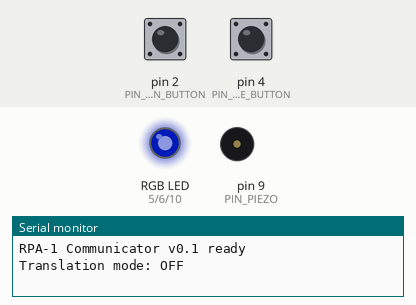
Recording of a sketch running on a simulated Arduino Uno, built with avr-gcc and run on an emulated ATmega328P. Parts: an RGB LED mixed from three pins (HIGH = lit), buzzer (waves = sounding), the last lines printed to the serial monitor. The inputs (shaded band) are chosen by the test bench; at power-on: pin 2 (PIN_TRANSLATION_BUTTON) HIGH, pin 4 (PIN_PHRASE_BUTTON) HIGH. Dim RGB values are drawn brighter than linear.

Above: at 1.2 s.
1.3 s: pin 2 (PIN_TRANSLATION_BUTTON) pulled LOW for 0.15 s
At 2.3 s:
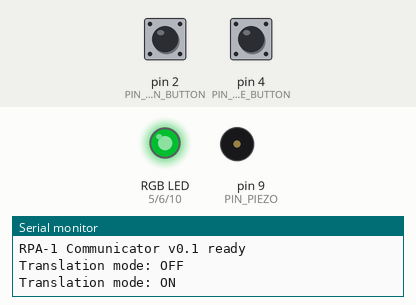
3.0 s: pin 4 (PIN_PHRASE_BUTTON) pulled LOW for 0.15 s
At 3.27 s:
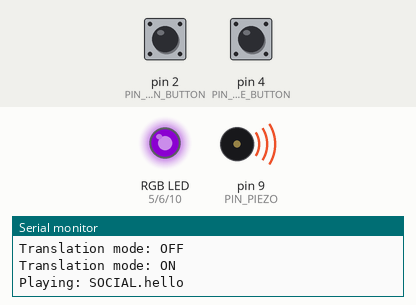
4.6 s: pin 4 (PIN_PHRASE_BUTTON) pulled LOW for 1 s
At 5.3 s:
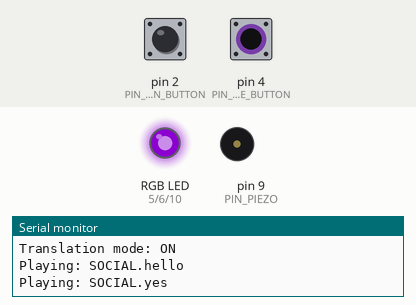
7.1 s: pin 2 (PIN_TRANSLATION_BUTTON) pulled LOW for 1 s
At 7.9 s:
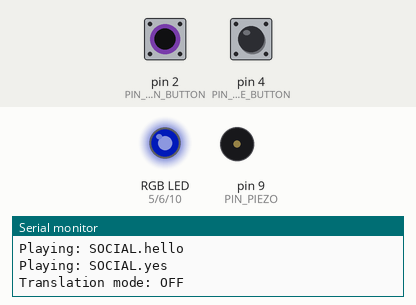
9.6 s: pin 2 (PIN_TRANSLATION_BUTTON) pulled LOW for 3.2 s
At 10.9 s:
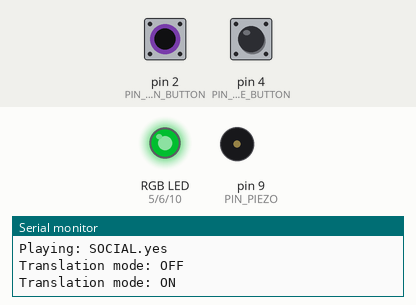
14.3 s: pin 4 (PIN_PHRASE_BUTTON) pulsed LOW 2 times (0.12 s each, 0.3 s apart)
At 14.56 s:
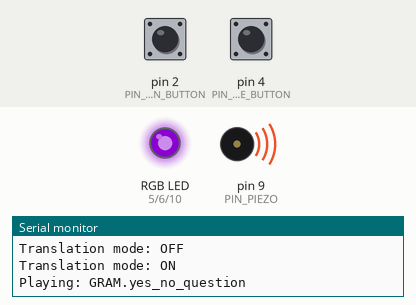
Timing chart, 0 to 17.3 s (numbered marks = the images above; inputs shaded):
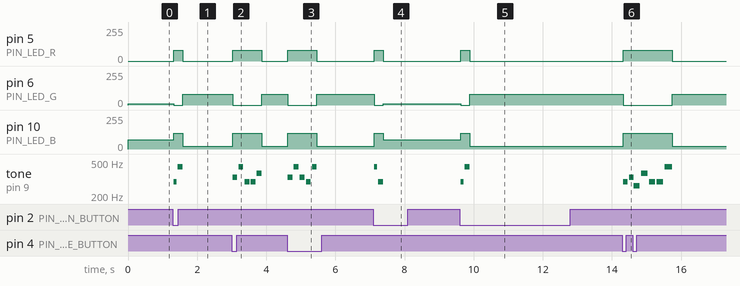

Measured:
- after the input at 1.3 s, pin 5 (PIN_LED_R): 0/255 → 80/255 at once, → 0/255 0.26 s later; pin 6 (PIN_LED_G): 10/255 → 0/255 at once, → 80/255 0.26 s later; pin 10 (PIN_LED_B): 70/255 → 120/255 at once, → 20/255 0.26 s later; tone on pin 9 (PIN_PIEZO): silent → 294 Hz at once, → silent 0.09 s later, → 440 Hz 0.03 s later, → silent 0.14 s later
- after the input at 3.0 s, pin 5 (PIN_LED_R): 0/255 → 80/255 at once, → 0/255 0.84 s later; pin 6 (PIN_LED_G): 80/255 → 0/255 at once, → 80/255 0.84 s later
- after the input at 4.6 s, pin 5 (PIN_LED_R): 0/255 → 80/255 at once, → 0/255 0.84 s later; pin 6 (PIN_LED_G): 80/255 → 0/255 at once, → 80/255 0.84 s later
- after the input at 7.1 s, pin 5 (PIN_LED_R): 0/255 → 80/255 at once, → 0/255 0.26 s later; pin 6 (PIN_LED_G): 80/255 → 0/255 at once, → 10/255 0.26 s later; pin 10 (PIN_LED_B): 20/255 → 120/255 at once, → 70/255 0.26 s later; tone on pin 9 (PIN_PIEZO): silent → 440 Hz at once, → silent 0.09 s later, → 294 Hz 0.03 s later, → silent 0.14 s later
- after the input at 9.6 s, pin 5 (PIN_LED_R): 0/255 → 80/255 at once, → 0/255 0.26 s later; pin 6 (PIN_LED_G): 10/255 → 0/255 at once, → 80/255 0.26 s later; pin 10 (PIN_LED_B): 70/255 → 120/255 at once, → 20/255 0.26 s later; tone on pin 9 (PIN_PIEZO): silent → 294 Hz at once, → silent 0.09 s later, → 440 Hz 0.03 s later, → silent 0.14 s later
- after the input at 14.3 s, pin 5 (PIN_LED_R): 0/255 → 80/255 at once, → 0/255 1.4 s later; pin 6 (PIN_LED_G): 80/255 → 0/255 at once, → 80/255 1.4 s later

The sketch:

communicator_v0_1.ino
```cpp
// RPA-1 Rocky Communication Core v0.1
// Target: Arduino Uno/Nano-class board, passive piezo, common-cathode RGB LED.
// Safety: USB/5 V logic only. Do not connect motors or a loud speaker directly.

#include <Arduino.h>

constexpr uint8_t PIN_TRANSLATION_BUTTON = 2;
constexpr uint8_t PIN_PHRASE_BUTTON = 4;
constexpr uint8_t PIN_LED_R = 5;
constexpr uint8_t PIN_LED_G = 6;
constexpr uint8_t PIN_LED_B = 10;
constexpr uint8_t PIN_PIEZO = 9;

constexpr uint16_t NOTE_C4 = 262;
constexpr uint16_t NOTE_D4 = 294;
constexpr uint16_t NOTE_E4 = 330;
constexpr uint16_t NOTE_FS4 = 370;
constexpr uint16_t NOTE_A4 = 440;

constexpr uint16_t TOKEN_NOTE_MS = 140;
constexpr uint16_t TOKEN_GAP_MS = 35;

struct Step {
  uint16_t frequencyHz;
  uint16_t durationMs;
  uint16_t gapMs;
};

// CSP-1 token sequences from language/specification/csp_v0_1.yaml.
const Step PHRASE_HELLO[] = {
    {NOTE_E4, TOKEN_NOTE_MS, TOKEN_GAP_MS},
    {NOTE_A4, TOKEN_NOTE_MS, TOKEN_GAP_MS},
    {NOTE_D4, TOKEN_NOTE_MS, TOKEN_GAP_MS},
    {NOTE_D4, TOKEN_NOTE_MS, TOKEN_GAP_MS},
    {NOTE_FS4, TOKEN_NOTE_MS, 120},
};

const Step PHRASE_YES[] = {
    {NOTE_E4, TOKEN_NOTE_MS, TOKEN_GAP_MS},
    {NOTE_A4, TOKEN_NOTE_MS, TOKEN_GAP_MS},
    {NOTE_E4, TOKEN_NOTE_MS, TOKEN_GAP_MS},
    {NOTE_D4, TOKEN_NOTE_MS, TOKEN_GAP_MS},
    {NOTE_A4, TOKEN_NOTE_MS, 120},
};

const Step PHRASE_QUESTION[] = {
    {NOTE_D4, TOKEN_NOTE_MS, TOKEN_GAP_MS},
    {NOTE_E4, TOKEN_NOTE_MS, TOKEN_GAP_MS},
    {NOTE_D4, TOKEN_NOTE_MS, TOKEN_GAP_MS},
    {NOTE_E4, TOKEN_NOTE_MS, TOKEN_GAP_MS},
    {NOTE_E4, TOKEN_NOTE_MS, 120},
};

const Step PHRASE_WARNING[] = {
    {NOTE_C4, 180, 45},
    {NOTE_FS4, 180, 45},
    {NOTE_D4, 180, 45},
    {NOTE_D4, 180, 45},
    {NOTE_A4, 220, 160},
};

const Step CONFIRM_ON[] = {{NOTE_D4, 90, 30}, {NOTE_A4, 140, 100}};
const Step CONFIRM_OFF[] = {{NOTE_A4, 90, 30}, {NOTE_D4, 140, 100}};

struct Phrase {
  const Step* steps;
  uint8_t count;
  const char* label;
};

const Phrase PHRASES[] = {
    {PHRASE_HELLO, sizeof(PHRASE_HELLO) / sizeof(Step), "SOCIAL.hello"},
    {PHRASE_YES, sizeof(PHRASE_YES) / sizeof(Step), "SOCIAL.yes"},
    {PHRASE_QUESTION, sizeof(PHRASE_QUESTION) / sizeof(Step), "GRAM.yes_no_question"},
    {PHRASE_WARNING, sizeof(PHRASE_WARNING) / sizeof(Step), "SAFETY.warning"},
};

class DebouncedButton {
 public:
  explicit DebouncedButton(uint8_t pin) : pin_(pin) {}

  void begin() {
    pinMode(pin_, INPUT_PULLUP);
    raw_ = digitalRead(pin_);
    stable_ = raw_;
    changedAtMs_ = millis();
  }

  bool fell() {
    const bool sample = digitalRead(pin_);
    const uint32_t now = millis();
    if (sample != raw_) {
      raw_ = sample;
      changedAtMs_ = now;
    }
    if (sample != stable_ && now - changedAtMs_ >= 25) {
      const bool old = stable_;
      stable_ = sample;
      return old == HIGH && stable_ == LOW;
    }
    return false;
  }

 private:
  uint8_t pin_;
  bool raw_ = HIGH;
  bool stable_ = HIGH;
  uint32_t changedAtMs_ = 0;
};

DebouncedButton translationButton(PIN_TRANSLATION_BUTTON);
DebouncedButton phraseButton(PIN_PHRASE_BUTTON);

bool translationMode = false;
uint8_t selectedPhrase = 0;

const Step* activeSteps = nullptr;
uint8_t activeCount = 0;
uint8_t activeIndex = 0;
bool playingTone = false;
uint32_t nextChangeMs = 0;

void setRgb(uint8_t red, uint8_t green, uint8_t blue) {
  analogWrite(PIN_LED_R, red);
  analogWrite(PIN_LED_G, green);
  analogWrite(PIN_LED_B, blue);
}

void updateStatusLed() {
  if (activeSteps != nullptr) {
    setRgb(80, 0, 120);  // Phrase in progress: violet.
  } else if (translationMode) {
    setRgb(0, 80, 20);   // Translation enabled: green.
  } else {
    setRgb(0, 10, 70);   // Translation disabled: blue.
  }
}

void startPhrase(const Step* steps, uint8_t count) {
  if (steps == nullptr || count == 0) return;
  noTone(PIN_PIEZO);
  activeSteps = steps;
  activeCount = count;
  activeIndex = 0;
  playingTone = false;
  nextChangeMs = millis();
  updateStatusLed();
}

void servicePhrasePlayer() {
  if (activeSteps == nullptr) return;
  const uint32_t now = millis();
  if (static_cast<int32_t>(now - nextChangeMs) < 0) return;

  const Step& step = activeSteps[activeIndex];
  if (!playingTone) {
    tone(PIN_PIEZO, step.frequencyHz);
    playingTone = true;
    nextChangeMs = now + step.durationMs;
    return;
  }

  noTone(PIN_PIEZO);
  playingTone = false;
  ++activeIndex;
  if (activeIndex >= activeCount) {
    activeSteps = nullptr;
    activeCount = 0;
    activeIndex = 0;
    updateStatusLed();
    return;
  }
  nextChangeMs = now + step.gapMs;
}

void setup() {
  Serial.begin(115200);
  pinMode(PIN_LED_R, OUTPUT);
  pinMode(PIN_LED_G, OUTPUT);
  pinMode(PIN_LED_B, OUTPUT);
  pinMode(PIN_PIEZO, OUTPUT);
  translationButton.begin();
  phraseButton.begin();
  updateStatusLed();

  Serial.println(F("RPA-1 Communicator v0.1 ready"));
  Serial.println(F("Translation mode: OFF"));
}

void loop() {
  servicePhrasePlayer();

  if (translationButton.fell()) {
    translationMode = !translationMode;
    Serial.print(F("Translation mode: "));
    Serial.println(translationMode ? F("ON") : F("OFF"));
    if (translationMode) {
      startPhrase(CONFIRM_ON, sizeof(CONFIRM_ON) / sizeof(Step));
    } else {
      startPhrase(CONFIRM_OFF, sizeof(CONFIRM_OFF) / sizeof(Step));
    }
  }

  if (phraseButton.fell()) {
    const Phrase& phrase = PHRASES[selectedPhrase];
    Serial.print(F("Playing: "));
    Serial.println(phrase.label);
    startPhrase(phrase.steps, phrase.count);
    selectedPhrase = (selectedPhrase + 1) % (sizeof(PHRASES) / sizeof(Phrase));
  }
}
```
